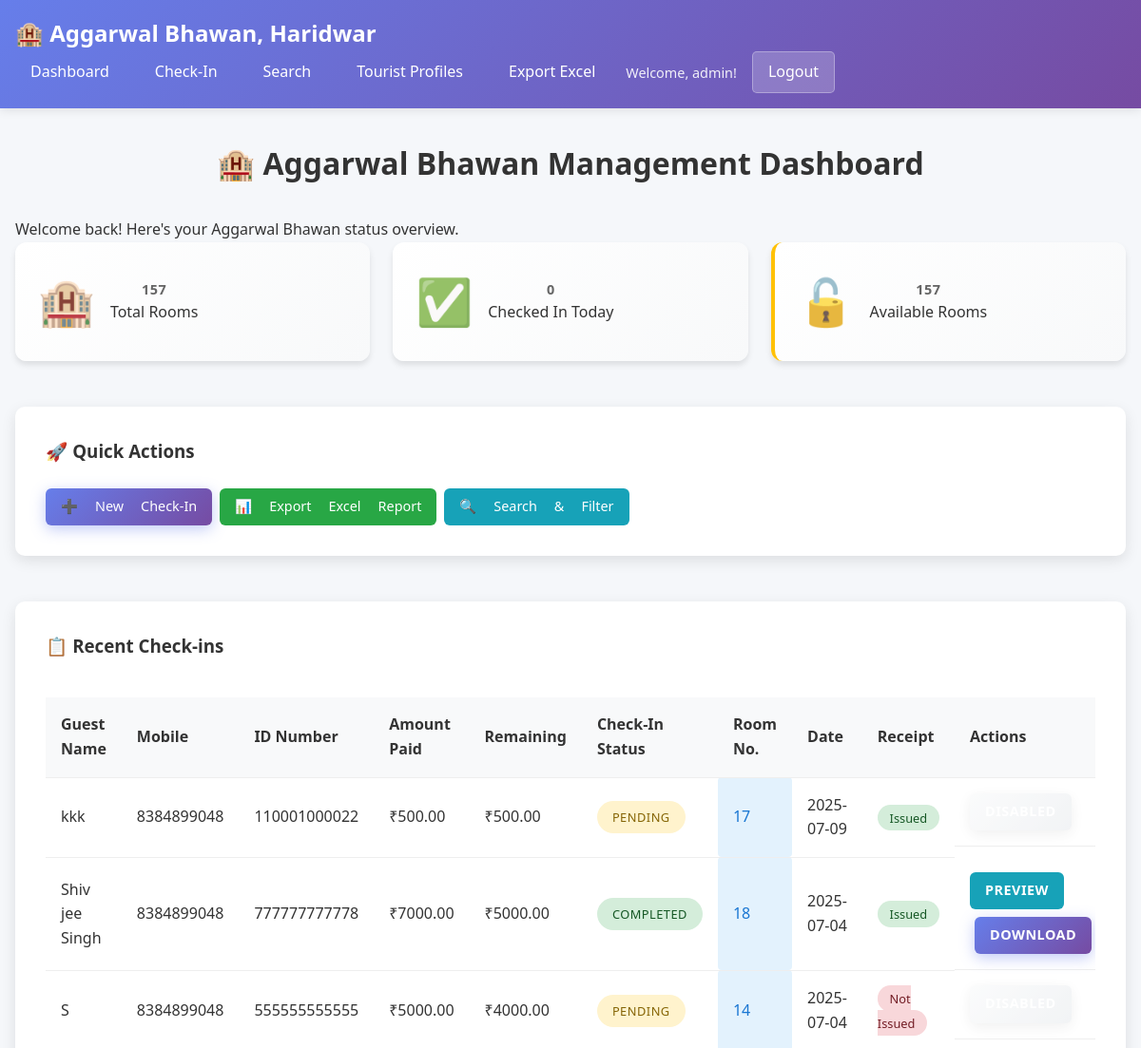
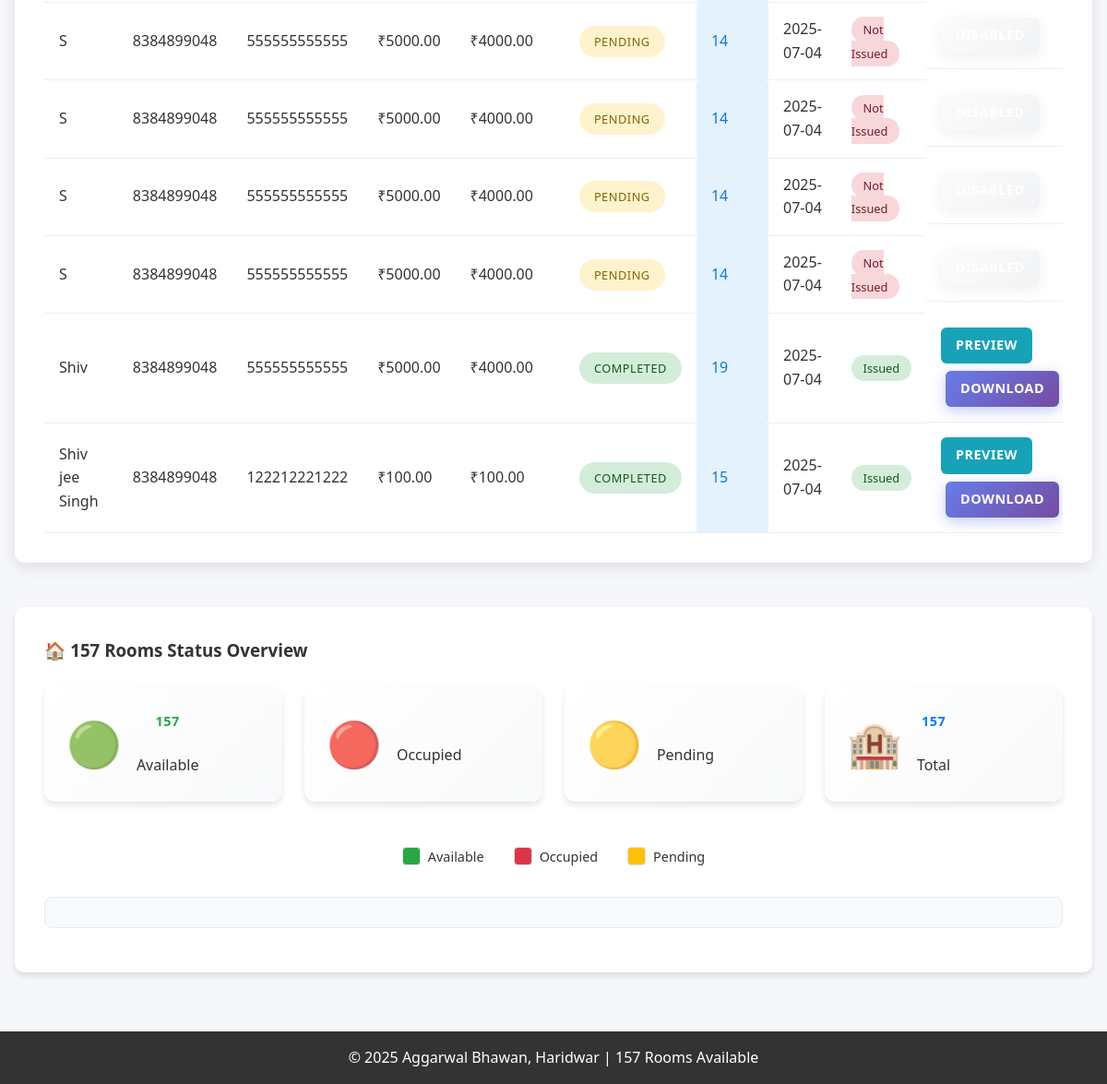
The page / (signed in) on the database its author committed (2 pictures, top to bottom).
### tables this page shows
CREATE TABLE "tourists" (
                id INTEGER PRIMARY KEY AUTOINCREMENT,
                full_name TEXT NOT NULL,
                father_spouse_name TEXT,
                age INTEGER,
                work TEXT,
                address TEXT NOT NULL,
                aadhar_number TEXT NOT NULL,
                mobile_number TEXT NOT NULL,
                alternate_mobile TEXT,
                gender TEXT,
                male_count INTEGER DEFAULT 0,
                female_count INTEGER DEFAULT 0,
                children_count INTEGER DEFAULT 0,
                amount_paid_today REAL NOT NULL,
                remaining_amount REAL NOT NULL,
                check_in_done BOOLEAN NOT NULL,
                room_number INTEGER NOT NULL,
                check_in_date DATE NOT NULL,
                check_out_date DATE,
                check_out_time TIME,
                extra_bed BOOLEAN DEFAULT FALSE,
                recipe_number TEXT,
                comments TEXT,
                created_at TIMESTAMP DEFAULT CURRENT_TIMESTAMP
            , payment_mode TEXT DEFAULT "Cash");

### app - Copy.py (the view)
@app.route('/')
def index():
    if 'user_id' not in session:
        return redirect(url_for('login'))
    conn = sqlite3.connect(DATABASE_PATH)
    cursor = conn.cursor()
    today = datetime.now().date()
    cursor.execute('SELECT COUNT(*) FROM tourists WHERE check_in_date = ? AND check_in_done = 1', (today,))
    checked_in_today = cursor.fetchone()[0]
    available_today = TOTAL_ROOMS - checked_in_today
    cursor.execute('''
        SELECT full_name, mobile_number, aadhar_number, amount_paid_today,
               remaining_amount, check_in_done, room_number, check_in_date,
               CASE WHEN recipe_number IS NOT NULL AND recipe_number != '' THEN 1 ELSE 0 END as receipt_generated,
               id, recipe_number
        FROM tourists
        ORDER BY created_at DESC
        LIMIT 10
    ''')
    recent_checkins = cursor.fetchall()
    conn.close()
    dashboard_stats = {
        'total_rooms': TOTAL_ROOMS,
        'checked_in_today': checked_in_today,
        'available_today': available_today,
        'recent_checkins': recent_checkins
    }
    return render_template('dashboard.html', stats=dashboard_stats)

### templates/dashboard.html (shortened to what this page needs)
{% extends "base.html" %}
{% block content %}
<div class="dashboard-container">
    <div class="dashboard-header">
        <h2>🏨 Aggarwal Bhawan Management Dashboard</h2>
        <p class="welcome-message">Welcome back! Here's your Aggarwal Bhawan status overview.</p>
    </div>
    <div class="stats-grid">
        <div class="stat-card">
            <div class="stat-icon">🏨</div>
            <div class="stat-info">
                <h3>{{ stats.total_rooms }}</h3>
                <p>Total Rooms</p>
            </div>
        </div>
        <div class="stat-card">
            <div class="stat-icon">✅</div>
            <div class="stat-info">
                <h3>{{ stats.checked_in_today }}</h3>
                <p>Checked In Today</p>
            </div>
        </div>
        <div class="stat-card available">
            <div class="stat-icon">🔓</div>
            <div class="stat-info">
                <h3>{{ stats.available_today }}</h3>
                <p>Available Rooms</p>
            </div>
        </div>
    </div>
    <div class="quick-actions">
        <h3>🚀 Quick Actions</h3>
        <div class="action-buttons">
            <a href="{{ url_for('checkin') }}" class="btn btn-primary">
                ➕ New Check-In
            </a>
            <a href="{{ url_for('export_excel') }}" class="btn btn-success">
                📊 Export Excel Report
            </a>
            <a href="{{ url_for('search_tourists_route') }}" class="btn btn-info">
                🔍 Search & Filter
            </a>
        </div>
    </div>
    <div class="recent-checkins">
        <h3>📋 Recent Check-ins</h3>
        {% if stats.recent_checkins %}
        <div class="table-container">
            <table class="data-table">
                <thead>
                    <tr>
                        <th>Guest Name</th>
                        <th>Mobile</th>
                        <th>ID Number</th>
                        <th>Amount Paid</th>
                        <th>Remaining</th>
                        <th>Check-In Status</th>
                        <th>Room No.</th>
                        <th>Date</th>
                        <th>Receipt</th>
                        <th>Actions</th>
                    </tr>
                </thead>
                <tbody>
                    {% for checkin in stats.recent_checkins %}
                    <tr>
                        <td>{{ checkin[0] }}</td>
                        <td>{{ checkin[1] }}</td>
                        <td>{{ checkin[2] }}</td>
                        <td>₹{{ "%.2f"|format(checkin[3]) }}</td>
                        <td>₹{{ "%.2f"|format(checkin[4]) }}</td>
                        <td>
                            <span class="status-badge {{ 'completed' if checkin[5] else 'pending' }}">
                                {{ 'Completed' if checkin[5] else 'Pending' }}
                            </span>
                        </td>
                        <td class="room-number">{{ checkin[6] }}</td>
                        <td>{{ checkin[7] }}</td>
                        <td>
                            <span class="receipt-status {{ 'issued' if checkin[8] else 'not-issued' }}">
                                {{ 'Issued' if checkin[8] else 'Not Issued' }}
                            </span>
                        </td>
                        <td class="action-buttons">
                            {% if checkin[5] == 1 %}
                                {% if checkin[8] == 1 and checkin[10] %}
                                    <a href="{{ url_for('tourist_profile_detail', tourist_id=checkin[9]) }}"
                                       class="btn btn-sm btn-info preview-btn"
                                       title="View Tourist Profile">
                                        Preview
                                    </a>
                                    <a href="{{ url_for('download_custom_receipt', tourist_id=checkin[9]) }}"
                                       class="btn btn-sm btn-primary download-btn"
                                       title="Download Receipt PDF">
                                        Download
                                    </a>
                                {% endif %}
                            {% else %}
                                <span class="btn btn-sm btn-secondary disabled-btn"
                                      title="Complete check-in first">
                                </span>
                            {% endif %}
                        </td>
                    </tr>
                    {% endfor %}
                </tbody>
            </table>
        </div>
        {% else %}
        <div class="no-data">
            <p>No check-ins recorded yet.</p>
            <a href="{{ url_for('checkin') }}" class="btn btn-primary">Add First Check-In</a>
        </div>
        {% endif %}
    </div>
    <div class="room-status-section">
        <h3>🏠 157 Rooms Status Overview</h3>
        <div class="stats-grid">
            <div class="stat-card">
                <div class="stat-icon">🟢</div>
                <div class="stat-info">
                    <h3 style="color: #28a745;">{{ stats.available_today }}</h3>
                    <p>Available</p>
                </div>
            </div>
            <div class="stat-card">
                <div class="stat-icon">🔴</div>
                <div class="stat-info">
                    <p>Occupied</p>
                </div>
            </div>
            <div class="stat-card">
                <div class="stat-icon">🟡</div>
                <div class="stat-info">
                    <p>Pending</p>
                </div>
            </div>
            <div class="stat-card">
                <div class="stat-icon">🏨</div>
                <div class="stat-info">
                    <h3 style="color: #007bff;">{{ stats.total_rooms }}</h3>
                    <p>Total</p>
                </div>
            </div>
        </div>
        <div class="room-legend">
            <div class="legend-item">
                <div class="legend-color" style="background-color: #28a745; width: 20px; height: 20px; border-radius: 4px; border: 1px solid #dee2e6;"></div>
                <span>Available</span>
            </div>
            <div class="legend-item">
                <div class="legend-color" style="background-color: #dc3545; width: 20px; height: 20px; border-radius: 4px; border: 1px solid #dee2e6;"></div>
                <span>Occupied</span>
            </div>
            <div class="legend-item">
                <div class="legend-color" style="background-color: #ffc107; width: 20px; height: 20px; border-radius: 4px; border: 1px solid #dee2e6;"></div>
                <span>Pending</span>
            </div>
        </div>
        <div class="room-grid" id="roomGrid">
        </div>
    </div>
</div>
{% endblock %}

### templates/base.html (shortened to what this page needs)
<!DOCTYPE html>
<html lang="en">
<head>
    <link rel="stylesheet" href="{{ url_for('static', filename='css/style.css') }}?v=20250705_214814">
</head>
<body>
    <nav class="navbar">
        <div class="nav-container">
            <h1 class="nav-title">🏨 Aggarwal Bhawan, Haridwar</h1>
            {% if session.user_id %}
            <div class="nav-links">
                <a href="{{ url_for('index') }}">Dashboard</a>
                <a href="{{ url_for('checkin') }}">Check-In</a>
                <a href="{{ url_for('search_tourists_route') }}">Search</a>
                <a href="{{ url_for('tourist_profiles') }}">Tourist Profiles</a>
                <a href="{{ url_for('export_excel') }}">Export Excel</a>
                <span class="user-info">Welcome, {{ session.username }}!</span>
                <a href="{{ url_for('logout') }}" class="logout-btn">Logout</a>
            </div>
            {% endif %}
        </div>
    </nav>
    <main class="main-content">
        {% block content %}{% endblock %}
    </main>
    <footer class="footer">
        <p>&copy; 2025 Aggarwal Bhawan, Haridwar | 157 Rooms Available</p>
    </footer>
</body>
</html>

### templates/dashboard.html (style rules this page uses)
.room-status-section { background: white; border-radius: 10px; padding: 2rem; margin: 2rem 0; box-shadow: 0 4px 6px rgba(0,0,0,0.1); }
.room-legend { display: flex; justify-content: center; gap: 2rem; margin-bottom: 2rem; flex-wrap: wrap; }
.legend-item { display: flex; align-items: center; gap: 0.5rem; font-weight: 500; }
.room-grid { display: grid; grid-template-columns: repeat(auto-fill, minmax(50px, 1fr)); gap: 8px; max-height: 400px; overflow-y: auto; padding: 1rem; background: #f8f9fa; border-radius: 8px; border: 1px solid #e9ecef; }

### rows shown on the page
tourists: full_name "kkk", mobile_number "8384899048", aadhar_number "110001000022", amount_paid_today "500.00", remaining_amount "500.00", check_in_done "PENDING", room_number "17", check_in_date "2025-07-09", value "Issued"
tourists: full_name "Shiv jee Singh", mobile_number "8384899048", aadhar_number "777777777778", amount_paid_today "7000.00", remaining_amount "5000.00", check_in_done "COMPLETED", room_number "18", check_in_date "2025-07-04", value "Issued"
tourists: full_name "S", mobile_number "8384899048", aadhar_number "555555555555", amount_paid_today "5000.00", remaining_amount "4000.00", check_in_done "PENDING", room_number "14", check_in_date "2025-07-04", value "Not Issued"
tourists: full_name "S", mobile_number "8384899048", aadhar_number "555555555555", amount_paid_today "5000.00", remaining_amount "4000.00", check_in_done "PENDING", room_number "14", check_in_date "2025-07-04", value "Not Issued"
tourists: full_name "S", mobile_number "8384899048", aadhar_number "555555555555", amount_paid_today "5000.00", remaining_amount "4000.00", check_in_done "PENDING", room_number "14", check_in_date "2025-07-04", value "Not Issued"
tourists: full_name "S", mobile_number "8384899048", aadhar_number "555555555555", amount_paid_today "5000.00", remaining_amount "4000.00", check_in_done "PENDING", room_number "14", check_in_date "2025-07-04", value "Not Issued"
tourists: full_name "S", mobile_number "8384899048", aadhar_number "555555555555", amount_paid_today "5000.00", remaining_amount "4000.00", check_in_done "PENDING", room_number "14", check_in_date "2025-07-04", value "Not Issued"
tourists: full_name "Shiv", mobile_number "8384899048", aadhar_number "555555555555", amount_paid_today "5000.00", remaining_amount "4000.00", check_in_done "COMPLETED", room_number "19", check_in_date "2025-07-04", value "Issued"
tourists: full_name "Shiv jee Singh", mobile_number "8384899048", aadhar_number "122212221222", amount_paid_today "100.00", remaining_amount "100.00", check_in_done "COMPLETED", room_number "15", check_in_date "2025-07-04", value "Issued"

### other values the page prints
{{ session.username }} "admin"
{{ stats.total_rooms }} "157"
{{ stats.checked_in_today }} "0"
{{ stats.available_today }} "157"
